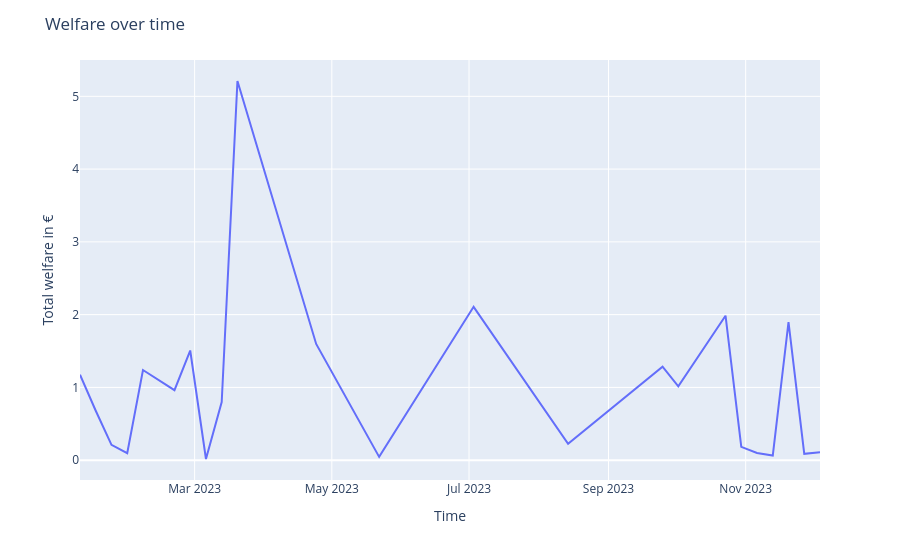

The notebook cell saved with this chart:
### Code cell
sql = f"""
SELECT
	start_time,
	sum(volume) as bid_volume,
	sum(accepted_volume) as accepted_volume,
	avg(price) as avg_bid_price,
	avg(accepted_price) as clearing_price,
	sum(abs(accepted_price-price)) as welfare,
    sum(abs(accepted_price-price)) / count(distinct(unit_id)) as mean_welfare
FROM market_orders
WHERE accepted_volume != 0
AND {SIM_FILTER}
GROUP BY start_time
"""
welfare_over_time = pd.read_sql(sql, con)
fig = px.line(welfare_over_time, "start_time", "welfare")
fig.update_layout(
    title="Welfare over time",
    xaxis_title="Time",
    yaxis_title="Total welfare in €"
)

### Figure 1 — Plotly figure (JSON) as saved in the notebook; plotly's stock layout.template omitted (floating-point values rounded to 4 significant figures)
{"data": [{"hovertemplate": "start_time=%{x}<br>welfare=%{y}<extra></extra>", "legendgroup": "", "line": {"color": "#636efa", "dash": "solid"}, "marker": {"symbol": "circle"}, "mode": "lines", "name": "", "orientation": "v", "showlegend": false, "type": "scatter", "x": ["2023-01-09 01:00:00.000000", "2023-01-16 01:00:00.000000", "2023-01-23 01:00:00.000000", "2023-01-30 01:00:00.000000", "2023-02-06 01:00:00.000000", "2023-02-20 01:00:00.000000", "2023-02-27 01:00:00.000000", "2023-03-06 01:00:00.000000", "2023-03-13 01:00:00.000000", "2023-03-20 01:00:00.000000", "2023-04-24 01:00:00.000000", "2023-05-22 01:00:00.000000", "2023-07-03 01:00:00.000000", "2023-08-14 01:00:00.000000", "2023-09-25 01:00:00.000000", "2023-10-02 01:00:00.000000", "2023-10-23 01:00:00.000000", "2023-10-30 01:00:00.000000", "2023-11-06 01:00:00.000000", "2023-11-13 01:00:00.000000", "2023-11-20 01:00:00.000000", "2023-11-27 01:00:00.000000", "2023-12-04 01:00:00.000000"], "xaxis": "x", "y": [1.174, 0.6791, 0.2107, 0.09667, 1.239, 0.9617, 1.507, 0.01625, 0.7989, 5.211, 1.597, 0.04539, 2.108, 0.2257, 1.286, 1.014, 1.985, 0.183, 0.09806, 0.064, 1.898, 0.08761, 0.1083], "yaxis": "y"}], "layout": {"legend": {"tracegroupgap": 0}, "margin": {"t": 60}, "title": {"text": "Welfare over time"}, "xaxis": {"anchor": "y", "domain": [0, 1], "title": {"text": "Time"}}, "yaxis": {"anchor": "x", "domain": [0, 1], "title": {"text": "Total welfare in €"}}}}
